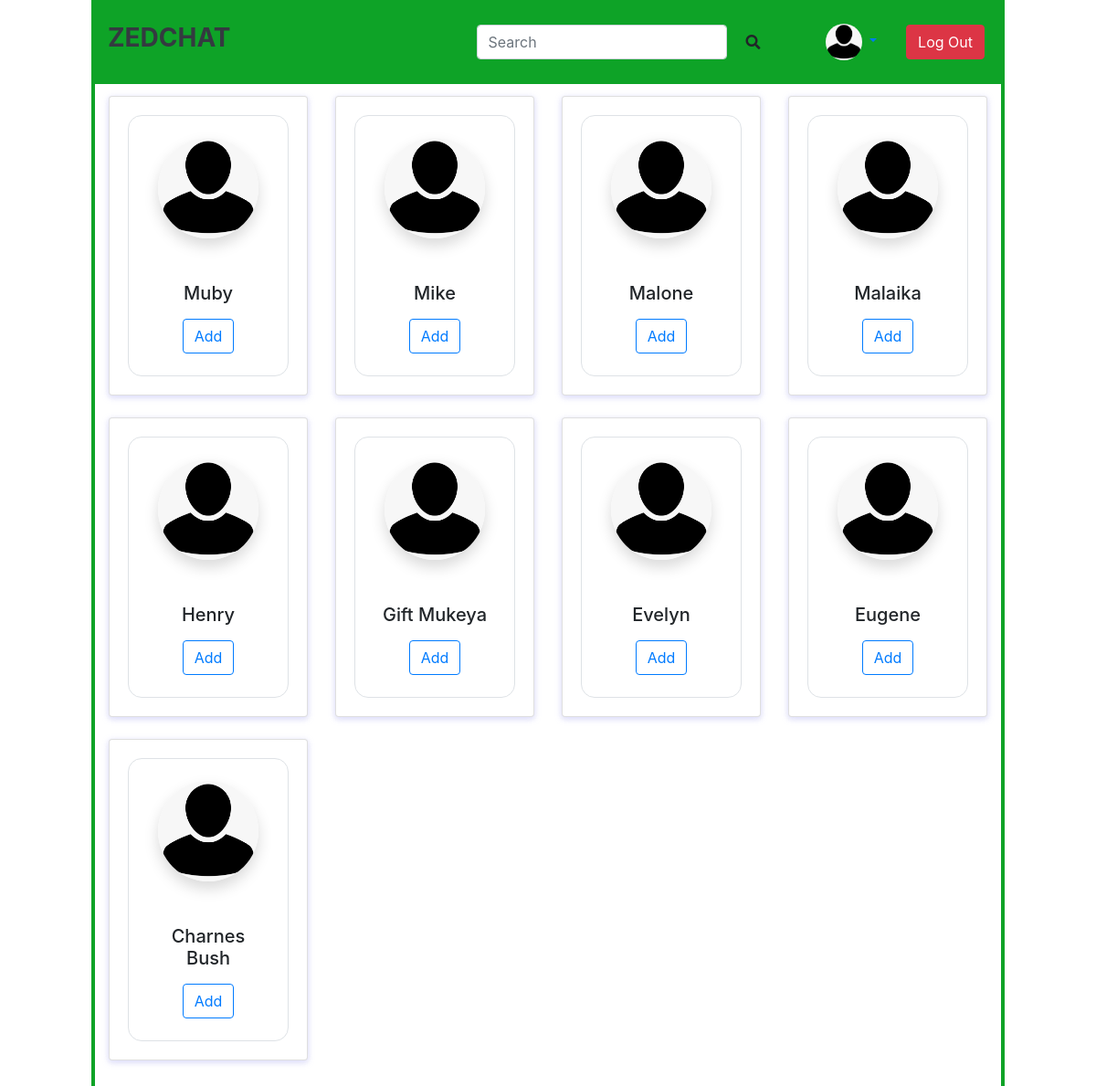
The page /Friends (signed in) on the database its author committed.
### tables this page shows
CREATE TABLE "Users" ("Id" INTEGER PRIMARY KEY AUTOINCREMENT UNIQUE, "Name"	TEXT, "Bio"	TEXT, "Email" TEXT UNIQUE, "password" TEXT);

### app.py (the view)
@app.route("/Friends")
@login_required
def friendspage():
    all_users = db.get_all_users_alphabetically()
    return render_template('friends.html', title = "Friends", all_users= all_users)

### app.py (called while the page is built)
@login_manager.user_loader
def load_user(user_id):
    return User.get(user_id)

    @classmethod
    def get(cls,id):
       return User(id)

### database.py (called while the page is built)
    def execute_return_query(self, query_text, *parameters):
      conn = sqlite3.connect(self.filename)
      cur = conn.cursor()
      cur.execute(query_text, parameters)
      column_names = []
      for column in cur.description:
       column_names.append(column[0])
      rows = cur.fetchall()
      dicts = []
      for row in rows:
        d = dict(zip(column_names, row))
        dicts.append(d)
        conn.close()
      return dicts

    def get_all_users_alphabetically(self):
        return self.execute_return_query("SELECT * FROM Users ORDER BY Name DESC;")

### templates/friends.html (shortened to what this page needs)
<!DOCTYPE html>
<html>
<head>
    <link rel="stylesheet" href="https://cdn.jsdelivr.net/npm/bootstrap@4.5.3/dist/css/bootstrap.min.css">
	<link rel="stylesheet" href="{{ url_for('static', filename='css/friends.css') }}">
    <link rel="stylesheet" type="text/css" href="{{ url_for('static', filename='css/links.css') }}">
</head>
<body>
    {% extends 'index.html' %}
    {% block content %}
<div class="main">
    <div class="container">
        <div class="row row-cols-1 row-cols-lg-2 row-cols-xl-4">
          {% for user in all_users %}
            <div class="col">
                <div class="card radius-15">
                    <div class="card-body text-center">
                        <div class="p-4 border radius-15">
                            <img src="{{url_for('static', filename='GiftM.jpg')}}" width="110" height="110" class="rounded-circle shadow" alt="">
                            <h5 class="mb-0 mt-5">{{ user['Name'] }}</h5>
                            <div class="d-grid"> <a href="#" class="btn btn-outline-primary radius-15">Add</a>
                            </div>
                        </div>
                    </div>
                </div>
            </div>
            {% endfor %}
        </div>
        </div>
</div>
{% endblock %}

### static/css/friends.css (style rules this page uses)
body { background-color: #f7f7ff; margin-top:20px; }
.radius-15 { border-radius: 15px; }
.card { position: relative; display: flex; flex-direction: column; min-width: 0; word-wrap: break-word; background-color: #fff; background-clip: border-box; border: 0px solid rgba(0, 0, 0, 0); border-radius: .25rem; margin-bottom: 1.5rem; box-shadow: 0 2px 6px 0 rgb(218 218 253 / 65%), 0 2px 6px 0 rgb(206 206 238 / 54%); }

### static/css/links.css (style rules this page uses)
* { margin: 0; padding: 0; box-sizing: border-box; }
body { background: none; }
.main { position: relative; width: 100%; max-width: 1000px; min-height: 1000px; margin-right: auto; margin-left: auto; border: 2px solid #0ea327; }
.container { display: flex; justify-content: space-between; padding: 13px 5%; width: 100%; }
::placeholder { color: black; }

### rows shown on the page
Users: Name "Muby"
Users: Name "Mike"
Users: Name "Malone"
Users: Name "Malaika"
Users: Name "Henry"
Users: Name "Gift Mukeya"
Users: Name "Evelyn"
Users: Name "Eugene"
Users: Name "Charnes Bush"
